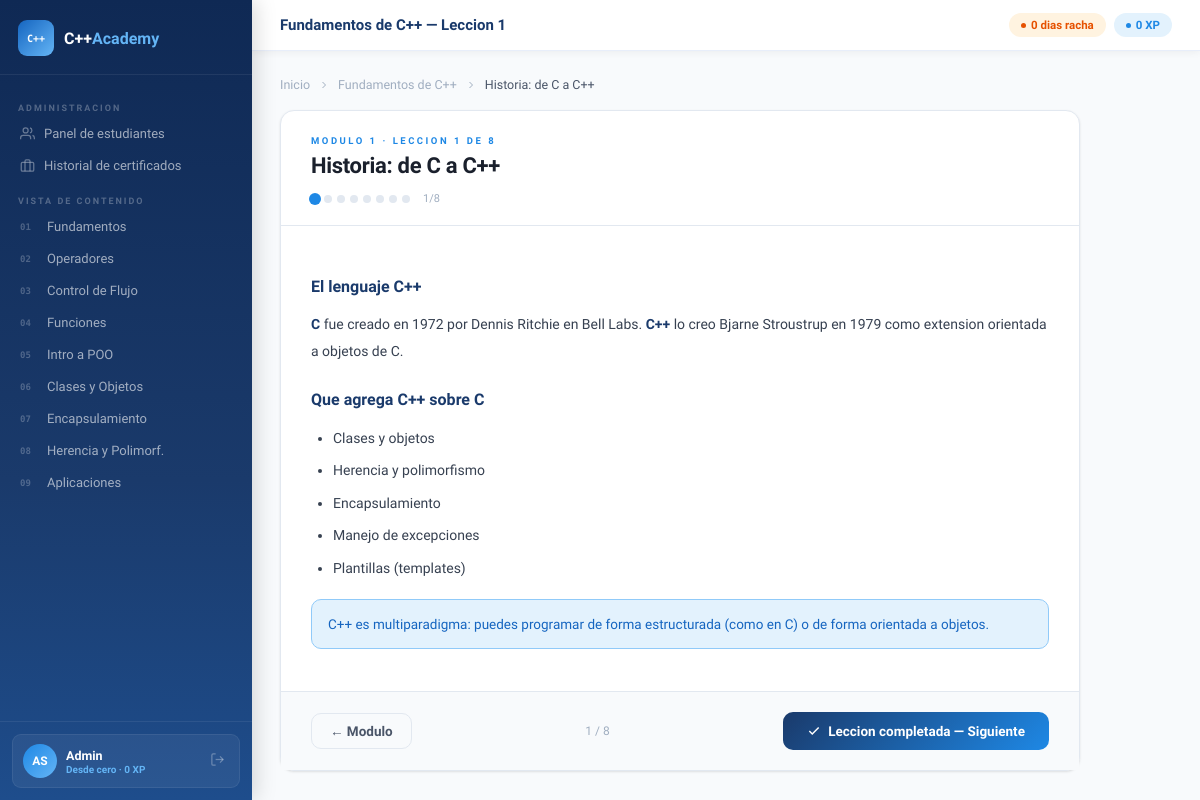
The app's page /modulo/1/leccion/1 (signed in), older data.
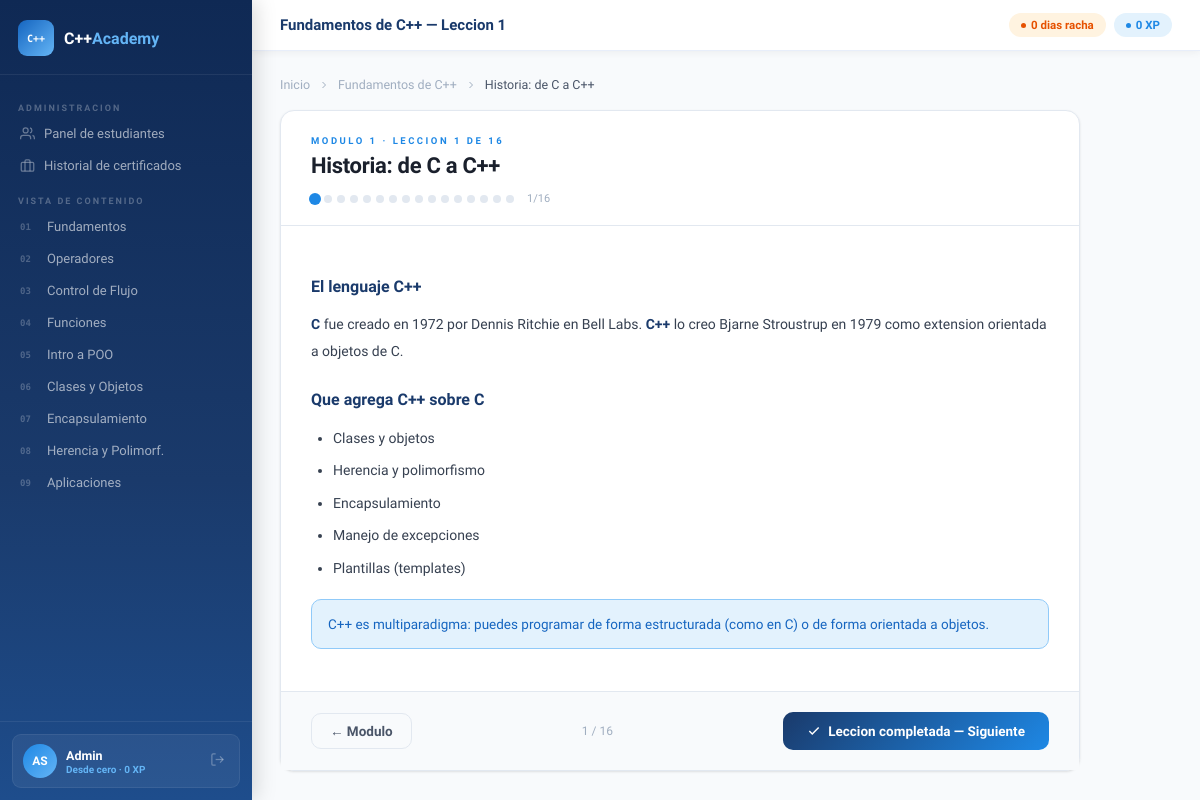
The same page, newer data.
### tables this page shows
CREATE TABLE lecciones(
        id          INTEGER PRIMARY KEY AUTOINCREMENT,
        modulo_id   INTEGER NOT NULL,
        numero      INTEGER NOT NULL,
        titulo      TEXT NOT NULL,
        contenido   TEXT,
        UNIQUE(modulo_id, numero),
        FOREIGN KEY(modulo_id) REFERENCES modulos(id));

CREATE TABLE modulos(
        id               INTEGER PRIMARY KEY AUTOINCREMENT,
        numero           INTEGER NOT NULL UNIQUE,
        titulo           TEXT NOT NULL,
        descripcion      TEXT,
        nivel            TEXT NOT NULL DEFAULT 'Basico',
        total_lecciones  INTEGER DEFAULT 8,
        total_ejercicios INTEGER DEFAULT 3,
        activo           INTEGER NOT NULL DEFAULT 1);

### routes/course_routes.py (the view)
@course_bp.route('/modulo/<int:mn>/leccion/<int:ln>')
@login_required
def leccion(mn, ln):
    mod = obtener_modulo(mn)
    if not mod: abort(404)
    lec = obtener_leccion(mod['id'], ln)
    if not lec: abort(404)
    todas    = obtener_lecciones(mod['id'], g.user.id)
    ant      = next((l for l in todas if l['numero'] == ln - 1), None)
    sig      = next((l for l in todas if l['numero'] == ln + 1), None)
    prog_lec = obtener_progreso_leccion(g.user.id, mod['id'])
    return render_template('student/leccion.html',
                           mod=mod, lec=lec, anterior=ant, siguiente=sig,
                           total=len(todas), todas=todas, prog_lec=prog_lec)

### app.py (called while the page is built)
@app.before_request
def cargar_usuario():
    from models.user import User
    user_id = session.get('user_id')
    if user_id:
        try:
            u = User.get_by_id(int(user_id))
            g.user = u
        except Exception:
            g.user = None
            session.clear()
    else:
        g.user = None

@app.context_processor
def inject_user():
    user = g.get('user', None)
    return dict(current_user=user)

### controllers/course_controller.py (called while the page is built)
def obtener_modulo(numero):
    conn = get_connection()
    r = conn.execute('SELECT * FROM modulos WHERE numero=? AND activo=1', (numero,)).fetchone()
    conn.close()
    return dict(r) if r else None

def obtener_lecciones(modulo_id, usuario_id=None):
    conn = get_connection()
    rows = conn.execute(
        'SELECT * FROM lecciones WHERE modulo_id=? ORDER BY numero', (modulo_id,)
    ).fetchall()
    lecs = [dict(r) for r in rows]
    if usuario_id:
        for lec in lecs:
            c = conn.execute(
                'SELECT completada FROM lecciones_completadas WHERE usuario_id=? AND leccion_id=?',
                (usuario_id, lec['id'])
            ).fetchone()
            lec['completada'] = bool(c and c['completada'])
    conn.close()
    return lecs

### templates/student/leccion.html (shortened to what this page needs)
{% extends "shared/base.html" %}
{% block page_title %}{{ mod.titulo }} — Leccion {{ lec.numero }}{% endblock %}
{% block content %}
<div class="lec-wrap">
  <div class="bread">
    <a href="{{ url_for('course.dashboard') }}">Inicio</a>
    <svg width="12" height="12" viewBox="0 0 24 24" fill="none" stroke="currentColor" stroke-width="2"><polyline points="9 18 15 12 9 6"/></svg>
    <a href="{{ url_for('course.modulo', numero=mod.numero) }}">{{ mod.titulo }}</a>
    <svg width="12" height="12" viewBox="0 0 24 24" fill="none" stroke="currentColor" stroke-width="2"><polyline points="9 18 15 12 9 6"/></svg>
    <span style="color:var(--text2)">{{ lec.titulo }}</span>
  </div>
  <div class="lec-card anim">
    <div class="lec-header">
      <div class="lec-chip">Modulo {{ mod.numero }} &middot; Leccion {{ lec.numero }} de {{ total }}</div>
      <h1 class="lec-big-title">{{ lec.titulo }}</h1>
      <div class="prog-dots">
        {% for l in todas %}
        <div class="prog-dot {% if l.completada %}done{% elif l.numero == lec.numero %}current{% endif %}"
             title="Leccion {{ l.numero }}: {{ l.titulo }}"
             onclick="window.location='{{ url_for('course.leccion', mn=mod.numero, ln=l.numero) }}'">
        </div>
        {% endfor %}
        <span style="font-size:11px;color:var(--text3);margin-left:8px">{{ lec.numero }}/{{ total }}</span>
      </div>
    </div>
    <div class="lec-body-content">{{ lec.contenido|safe }}</div>
    <div class="lec-foot">
      {% if anterior %}
      <a href="{{ url_for('course.leccion', mn=mod.numero, ln=anterior.numero) }}" class="btn btn-secondary">
        &larr; Anterior
      </a>
      {% else %}
      <a href="{{ url_for('course.modulo', numero=mod.numero) }}" class="btn btn-secondary">
        &larr; Modulo
      </a>
      {% endif %}
      <span style="font-size:12px;color:var(--text3)">{{ lec.numero }} / {{ total }}</span>
      {% if not lec.completada %}
      <button class="btn-completar" id="btn-completar" onclick="completarLeccion({{ lec.id }}, {{ mod.numero }})">
        <svg width="14" height="14" viewBox="0 0 24 24" fill="none" stroke="currentColor" stroke-width="2.5"><polyline points="20 6 9 17 4 12"/></svg>
        {% if siguiente %}Leccion completada — Siguiente{% else %}Completar y volver al modulo{% endif %}
      </button>
      {% endif %}
    </div>
  </div>
</div>
{% endblock %}

### templates/shared/base.html (shortened to what this page needs)
<!DOCTYPE html>
<html lang="es">
<head>
</head>
<body>
{% if current_user is not none and current_user.id %}
<div class="app-shell">
  <aside class="sidebar">
    <div class="sb-logo">
      <div class="sb-logo-icon">C++</div>
      <div class="sb-logo-name">C++<span>Academy</span></div>
    </div>
    <nav class="sb-nav">
      {% if current_user.es_admin %}
      <div class="sb-sec">Administracion</div>
      <a href="{{ url_for('course.admin_panel') }}" class="sb-link {% if request.endpoint=='course.admin_panel' %}active{% endif %}">
        <svg viewBox="0 0 24 24" fill="none" stroke="currentColor" stroke-width="2"><path d="M17 21v-2a4 4 0 0 0-4-4H5a4 4 0 0 0-4 4v2"/><circle cx="9" cy="7" r="4"/><path d="M23 21v-2a4 4 0 0 0-3-3.87"/><path d="M16 3.13a4 4 0 0 1 0 7.75"/></svg>
        Panel de estudiantes
      </a>
      <a href="{{ url_for('course.certificado') }}" class="sb-link {% if request.endpoint=='course.certificado' %}active{% endif %}">
        <svg viewBox="0 0 24 24" fill="none" stroke="currentColor" stroke-width="2"><rect x="2" y="7" width="20" height="14" rx="2"/><path d="M16 21V5a2 2 0 0 0-2-2h-4a2 2 0 0 0-2 2v16"/></svg>
        Historial de certificados
      </a>
      <div class="sb-sec">Vista de contenido</div>
      {% endif %}
      {% set mnms={1:'Fundamentos',2:'Operadores',3:'Control de Flujo',4:'Funciones',5:'Intro a POO',6:'Clases y Objetos',7:'Encapsulamiento',8:'Herencia y Polimorf.',9:'Aplicaciones'} %}
      {% set maccs=[] %}
      {% for i in range(1,10) %}
      <a href="{{ url_for('course.modulo', numero=i) }}"
         class="sb-link {% if request.endpoint=='course.modulo' and request.view_args.numero==i %}active{% endif %}">
        <span class="sb-link-num">{{ '%02d'|format(i) }}</span>
        {{ mnms[i] }}
      </a>
      {% endfor %}
    </nav>
    <div class="sb-foot">
      <div class="sb-user">
        <div class="sb-av">{{ current_user.iniciales }}</div>
        <div class="sb-uinfo">
          <div class="sb-uname">{{ current_user.nombre }}</div>
          <div class="sb-urole">
            {% if current_user.ruta_aprendizaje=='desde_cero' %}Desde cero
            {% elif current_user.ruta_aprendizaje=='intermedio' %}Nivel intermedio
            {% else %}Nivel avanzado{% endif %}
            &middot; {{ current_user.xp }} XP</div>
        </div>
        <a href="{{ url_for('auth.logout') }}" class="sb-logout" title="Salir">
          <svg width="15" height="15" viewBox="0 0 24 24" fill="none" stroke="currentColor" stroke-width="2"><path d="M9 21H5a2 2 0 0 1-2-2V5a2 2 0 0 1 2-2h4"/><polyline points="16 17 21 12 16 7"/><line x1="21" y1="12" x2="9" y2="12"/></svg>
        </a>
      </div>
    </div>
  </aside>
  <div class="main-area">
    <header class="topbar">
      <div class="topbar-title">{% block page_title %}C++ Academy{% endblock %}</div>
      <div class="topbar-pills">
        <span class="pill pill-amber"><span class="pill-dot"></span>{{ current_user.racha }} dias racha</span>
        <span class="pill pill-blue"><span class="pill-dot"></span>{{ current_user.xp }} XP</span>
      </div>
    </header>
    <main class="page-content">
      {% block content %}{% endblock %}
    </main>
  </div>
</div>
{% else %}
{% block auth_content %}{% endblock %}
{% endif %}
</body>
</html>

Row changes from the older to the newer data that the page shows:
added lecciones: numero 9 (drawn)
added lecciones: numero 10 (drawn)
added lecciones: numero 11 (drawn)
added lecciones: numero 12 (drawn)
added lecciones: numero 13 (drawn)
added lecciones: numero 14 (drawn)
added lecciones: numero 15 (drawn)
added lecciones: numero 16 (drawn)
Text that changed along with them:
{{ total }}: "8" → "16"
